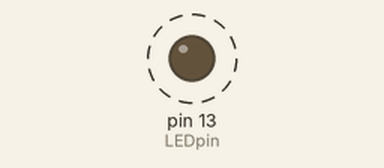
Bench run of a sketch on a simulated Arduino Uno, built with avr-gcc and run on an emulated ATmega328P. Shown: output pins drawn as LEDs (lit = HIGH). Dashed ring = blinking.

Above: at 0.6 s.
Timing chart, 0 to 3.0 s (numbered marks = the images above):
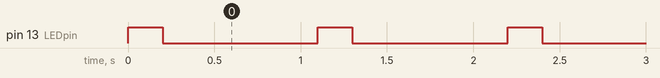

Measured:
- by itself, pin 13 (LEDpin): alternates HIGH for 0.20 s and LOW for 0.90 s

The sketch:

sketch_jun07a.ino
```cpp
int LEDpin=13;
int delaytimeon=200;
int delaytimeoff=900;


void setup() {
  // put your setup code here, to run once:
  pinMode(LEDpin,OUTPUT);
}

void loop() {
  // put your main code here, to run repeatedly:
  digitalWrite(LEDpin,HIGH);
  delay(delaytimeon);
  digitalWrite(LEDpin,LOW);
  delay(delaytimeoff);

}
```
